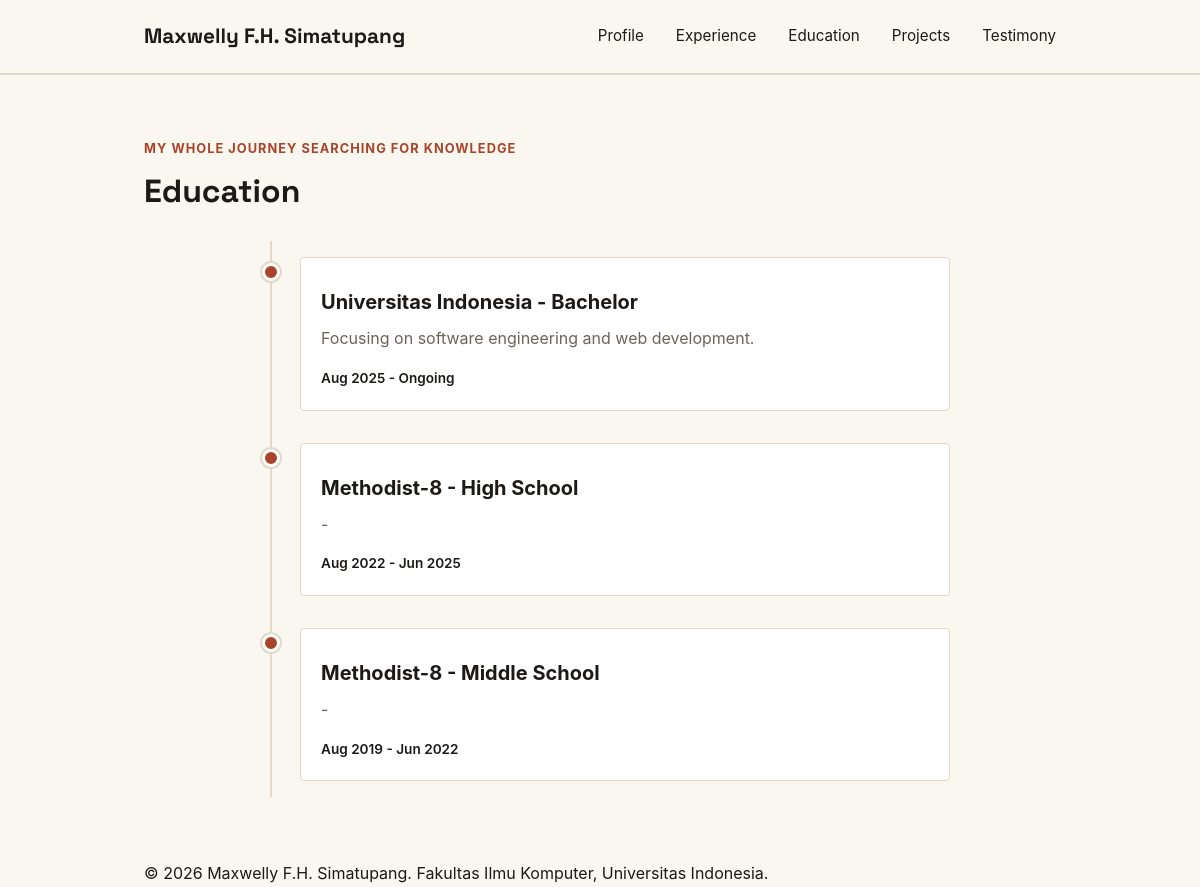
The app's page /education/ with its own data.
### main/models.py (models this page shows, shortened)
class Education(models.Model):
    EDUCATION_CHOICES = [
        ('middle', 'Middle School'),
        ('high_school', 'High School'),
        ('bachelor', 'Bachelor'),
    ]
    id = models.UUIDField(primary_key=True, default=uuid.uuid4, editable=False)
    institution_name = models.CharField(max_length=255)
    description = models.TextField()
    category = models.CharField(max_length=20, choices=EDUCATION_CHOICES, default='bachelor')
    thumbnail = models.URLField(blank=True, null=True)
    started_at = models.DateTimeField(default=timezone.now)
    ended_at = models.DateTimeField(blank=True, null=True)
    @property
    def is_ongoing(self):
        return self.ended_at is None

### main/views.py (the view)
# urls.py: path("education/", show_education, name="show_education"),
def show_education(request) :
    context = {
        "name": "Maxwelly F.H. Simatupang",
        "education_list": Education.objects.all(),
    }
    return render(request, "education.html", context)

### templates/education.html (shortened to what this page needs)
{% extends "base.html" %}
{% block content %}
    <main>
      <section class="experience-section" id="experience">
        <div class="container">
          <p class="section-kicker">My whole journey searching for knowledge</p>
          <h1>Education</h1>
          <div class="timeline">
            {% for education in education_list %}
            <div class="timeline-item">
              <div class="timeline-dot"></div>
              <div class="timeline-content">
                <h2>{{ education.institution_name }} - {{ education.get_category_display }}</h2>
                <p class="experience-description">
                  {{ education.description }}
                </p>
                {% if education.is_ongoing %}
                <p class="experience-status">
                  {{ education.started_at|date:"M Y" }} - Ongoing
                </p>
                {% else %}
                <p class="experience-status">
                  {{ education.started_at|date:"M Y" }} - {{  education.ended_at|date:"M Y" }}
                </p>
                {% endif %}
              </div>
            </div>
            {% empty %}
            <p class="empty-state">No education records added yet.</p>
            {% endfor %}
          </div>
        </div>
      </section>
    </main>
{% endblock content %}

### static/css/style.css (style rules this page uses)
* { margin: 0; padding: 0; box-sizing: border-box; }
:root { --ink: #1c1917; --paper: #faf6f0; --accent: #d95d39; --accent-dark: #a8442a; --line: #e3d9c9; --text-muted: #6b6459; --radius: 4px; }
body { font-family: -apple-system, "Segoe UI", Roboto, Helvetica, Arial, sans-serif; color: var(--ink); background-color: var(--paper); line-height: 1.6; }
h1, .brand { font-family: "Space Grotesk", -apple-system, sans-serif; }
.container { max-width: 960px; margin: 0 auto; padding: 0 1.5rem; }
.experience-section { padding: 4rem 0; border-top: 1px solid var(--line); }
.section-kicker { color: var(--accent-dark); font-size: 0.8rem; font-weight: 700; letter-spacing: 0.08em; text-transform: uppercase; }
.experience-section h1 { margin: 0.4rem 0 1.5rem; font-size: 2rem; }
.experience-description, .empty-state { color: var(--text-muted); }
.experience-status { margin-top: 1rem; font-size: 0.85rem; font-weight: 600; }
.timeline { position: relative; max-width: 700px; margin: 0 auto; padding: 1rem 0; }
.timeline::before { content: ""; position: absolute; top: 0; bottom: 0; left: 20px; width: 2px; background-color: var(--line); }
.timeline-item { position: relative; padding-left: 50px; margin-bottom: 2rem; }
.timeline-item:last-child { margin-bottom: 0; }
.timeline-dot { position: absolute; left: 12px; top: 6px; width: 18px; height: 18px; background-color: var(--accent-dark); border: 3px solid #fff; border-radius: 50%; box-shadow: 0 0 0 2px var(--line); z-index: 1; }
.timeline-content { padding: 1.25rem; background-color: #fff; border: 1px solid var(--line); border-radius: var(--radius); }
.timeline-content h2 { margin: 0.5rem 0; font-size: 1.25rem; }

### records on screen
Education: institution_name "Universitas Indonesia", category "Bachelor", description "Focusing on software engineering and web development.", started_at "Aug 2025"
Education: institution_name "Methodist-8", category "High School", description "-", started_at "Aug 2022", ended_at "Jun 2025"
Education: institution_name "Methodist-8", category "Middle School", description "-", started_at "Aug 2019", ended_at "Jun 2022"

### other values on screen
{{ name }} "Maxwelly F.H. Simatupang"
